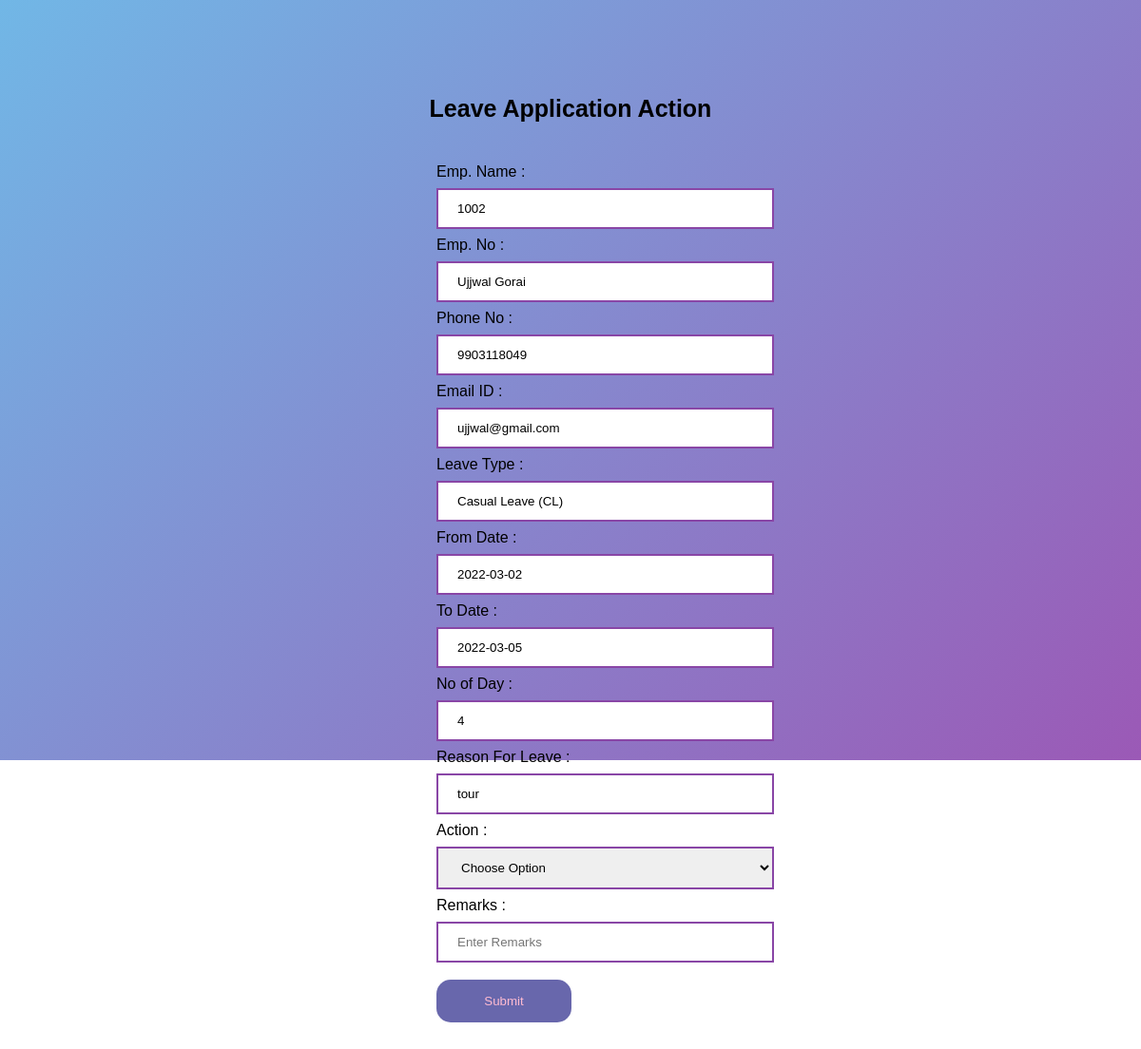
The page /Admin/leave_application_action.php?id=12 on the database its author committed.
### tables this page shows
CREATE TABLE `leavedetails` (
  `id` int(11) NOT NULL,
  `empno` varchar(10) NOT NULL,
  `name` varchar(30) NOT NULL,
  `phnno` varchar(10) NOT NULL,
  `mail` varchar(25) NOT NULL,
  `leavetype` varchar(20) NOT NULL,
  `fromdate` varchar(10) NOT NULL,
  `todate` varchar(10) NOT NULL,
  `noofdays` varchar(5) NOT NULL,
  `reason` varchar(35) NOT NULL,
  `action` varchar(15) NOT NULL,
  `remarks` varchar(30) NOT NULL
);

### Admin/leave_application_action.php (the view, shortened to what this page needs)
<?php
require_once("config.php");
$id = $_GET['id'];
$result_get_data = mysqli_query($mysqli, "SELECT * FROM `leavedetails` WHERE id=$id");
while($res = mysqli_fetch_array($result_get_data))
{
	$Text1 = $res['empno'];
	$Text2 = $res['name'];
    $Text3 = $res['phnno'];
	$Text4 = $res['mail'];
    $Text5 = $res['leavetype'];
    $Text6 = $res['fromdate'];
    $Text7 = $res['todate'];
	$Text8 = $res['noofdays'];
    $Text9 = $res['reason'];
	}
?>
<!DOCTYPE html>
<html>
<head>
</head>
<body>
<div class="container">
    <div class="title"> Leave Application Action</div><br>
        <form method="POST">
        <label>Emp. Name : </label>
        <input type="text" name="emp_name" value="<?php echo $Text1;?>" readonly>
        <label>Emp. No : </label>
        <input type="text" name="emp_no"  value="<?php echo $Text2;?>" readonly>
        <label>Phone No : </label>
        <input type="text" name="emp_phone" value="<?php echo $Text3;?>" readonly>
        <label>Email ID : </label>
        <input type="text" name="emp_email" value="<?php echo $Text4;?>" readonly>
        <label>Leave Type : </label>
        <input type="text" name="emp_leavetype" value="<?php echo $Text5;?>" readonly>
        <label>From Date : </label>
        <input type="text" name="emp_fromdate" value="<?php echo $Text6;?>" readonly>
        <label>To Date : </label>
        <input type="text" name="emp_todate" value="<?php echo $Text7;?>" readonly>
        <label>No of Day : </label>
        <input type="text" name="emp_noofday" value="<?php echo $Text8;?>" readonly>
        <label>Reason For Leave : </label>
        <input type="text" placeholder="Enter Reason" name="emp_reason" value="<?php echo $Text9;?>" readonly>
        <label>Action : </label>
        <select name="action">
            <option value="None">Choose Option</option>
        </select>
        <label>Remarks : </label>
        <input type="text" placeholder="Enter Remarks" name="remarks"  >
        <div class="button">
            <input type="submit" name="submit" value="Submit">
        </div>
        </form>
      </div>
</body>
</html>

### Admin/leave_application_action.php (style rules this page uses)
html { height: 155%; }
body { font-family: Calibri, Helvetica, sans-serif; background: linear-gradient(135deg, #71b7e6, #9b59b6); background-repeat: no-repeat; }
input[type=submit] { background-color: #6867AC; width: 40%; color: #FFBCD1; padding: 15px; margin: 10px 0px; border: none; border-radius: 15px; cursor: pointer; }
form { width: 60%; margin-left: 155px; margin-top: 25px; margin-right: 100px; margin-bottom: 20px; }
input[type=text], input[type=password],select { width: 100%; margin: 8px 0; padding: 12px 20px; display: inline-block; border: 2px solid #8946A6; box-sizing: border-box; }
.container .title { font-size: 25px; font-weight: bold; text-align: center; }
.container { width: 50%; margin: auto; margin-top: 75px; display: relative; margin-bottom: 75px; padding: 25px; border-radius: 6px; }

### rows shown on the page
leavedetails: emp_name "1002", emp_no "Ujjwal Gorai", emp_phone "9903118049", emp_email "ujjwal@gmail.com", emp_leavetype "Casual Leave (CL)", emp_fromdate "2022-03-02", emp_todate "2022-03-05", emp_noofday "4", emp_reason "tour"
